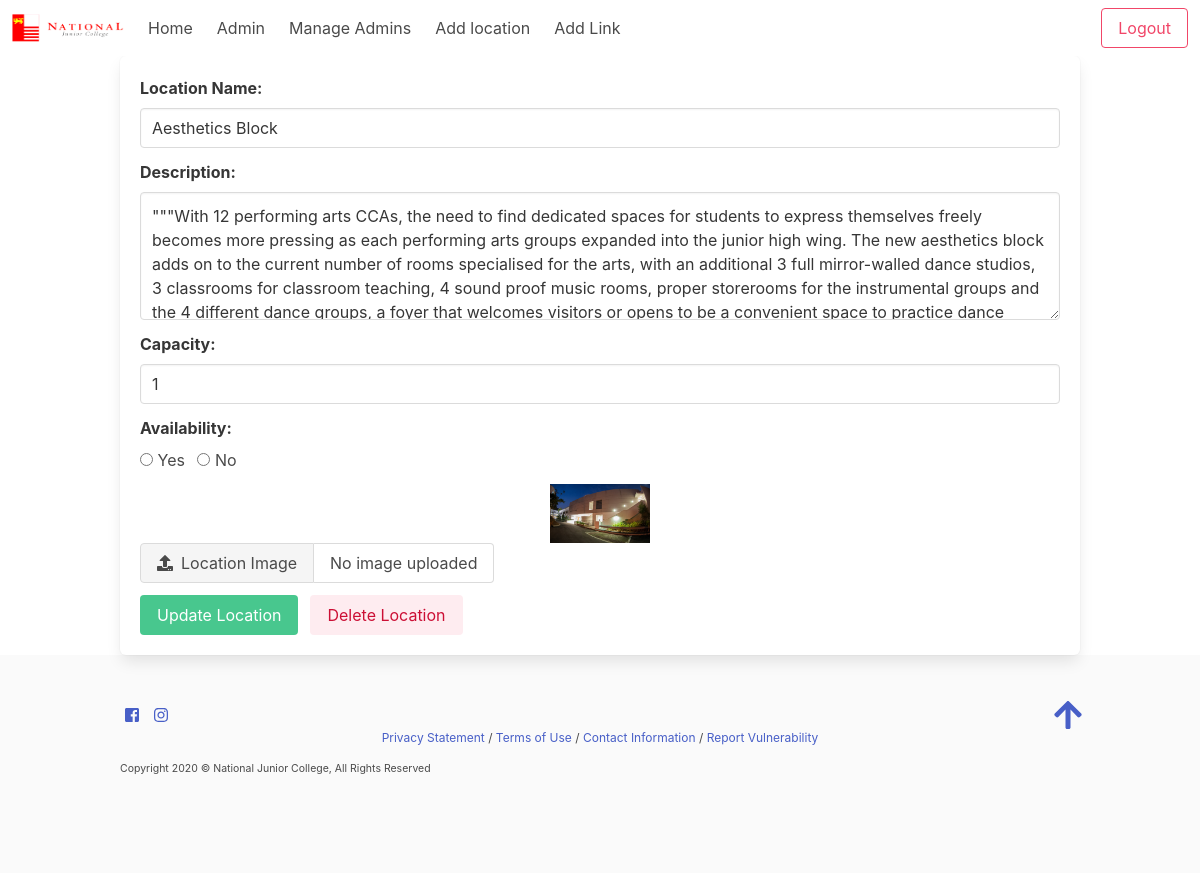
Page /edit/1 (signed in) on the earlier database version.
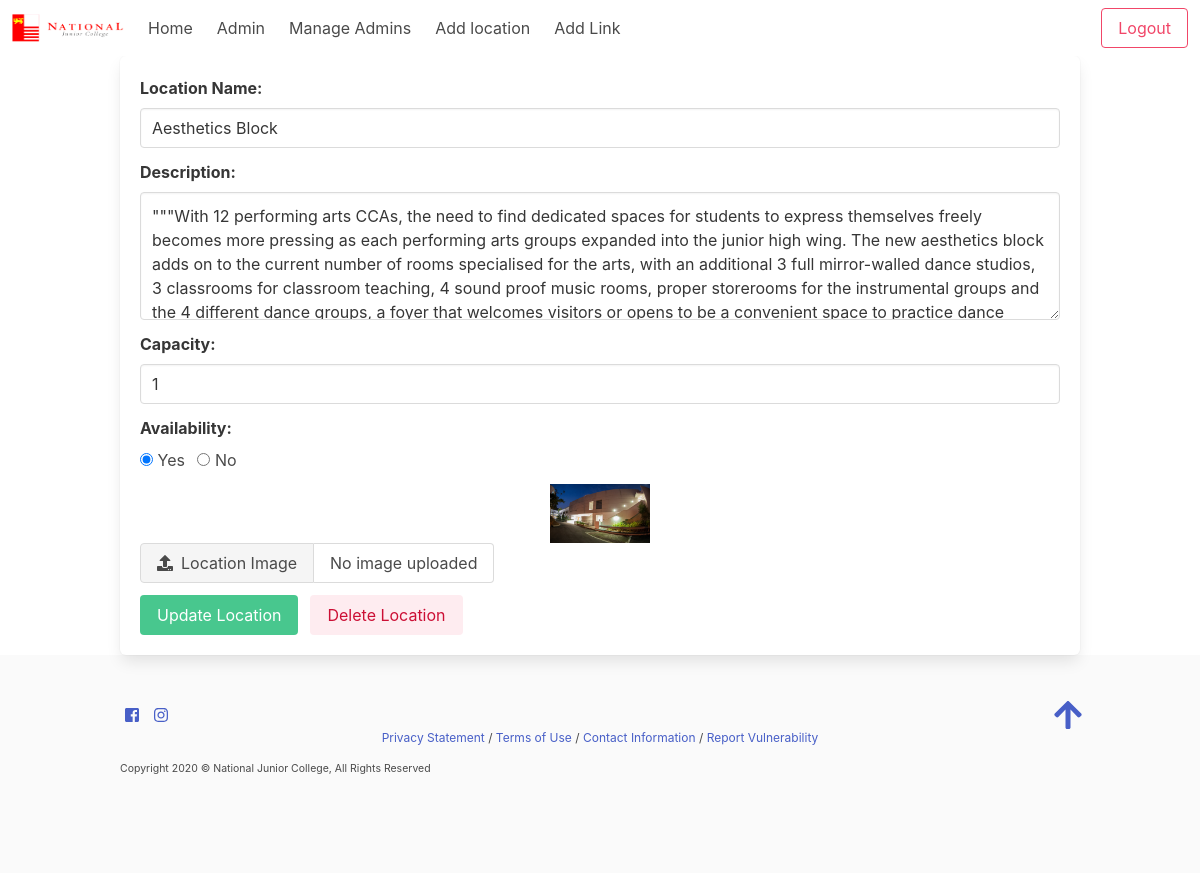
Same page on the later database version.
### tables this page shows
CREATE TABLE "places" (
	"ID"	INTEGER NOT NULL,
	"Name"	TEXT NOT NULL,
	"Description"	TEXT,
	"Capacity"	INTEGER,
	"Availability"	TEXT,
	"Image"	TEXT,
	PRIMARY KEY("ID" AUTOINCREMENT)
);

### app.py (the view)
@ app.route('/edit/<location_id>', methods=['GET', 'POST'])
@login_required
def update_location(location_id):
    if request.method == 'POST':
        image_file_name = ''
        if 'image' in request.files:
            image_file = request.files['image']
            if image_file and allowed_file(image_file.filename):
                image_file_name = secure_filename(image_file.filename)
                image_file.save(app.config['UPLOAD_FOLDER'] + image_file_name)
        try:
            con = open_DB()
            cur = con.cursor()
            if request.form['submit'] == 'update' and image_file_name == '':
                cur.execute('UPDATE places SET name=?, description=?, capacity=?, availability=? WHERE id=?',
                            (request.form['name'], request.form['description'], request.form['capacity'], request.form['availability'], location_id))
            elif request.form['submit'] == 'update' and image_file_name != '':
                cur.execute('UPDATE places SET name=?, description=?, capacity=?, availability=?, image=? where id=?)',
                            (request.form['name'], request.form['description'], request.form['capacity'], request.form['availability'], request.form['image'], location_id))
            elif request.form['submit'] == 'delete':
                cur.execute(
                    'DELETE FROM link WHERE location1 = ? OR location2 = ?', (location_id, location_id))
                cur.execute('DELETE FROM places where id=?', (location_id,))
            con.commit()
            con.close()
        except Exception as e:
            flash(str(e))
        if request.form['submit'] == 'delete':
            return redirect(url_for('admin'))
        return redirect(url_for('view_location', location=location_id))
    else:
        try:
            con = open_DB()
            cur = con.cursor()
            cur.execute('SELECT * FROM places where id=?', (location_id,))
            row = cur.fetchone()
            con.close()
        except Exception as e:
            flash(str(e))
        return render_template('edit_place.html', place=row, Location=location_id)

### app.py (called while the page is built)
def open_DB():
    connection = sqlite3.connect(db_path)
    connection.row_factory = sqlite3.Row
    return connection

def login_required(func):
    @wraps(func)
    def decorated_view(*args, **kwargs):
        if not 'logged_in' in session:
            return redirect(url_for('login'))
        return func(*args, **kwargs)
    return decorated_view

### templates/edit_place.html (shortened to what this page needs)
{% extends "base.html" %}
{% block content %}
<div class="box">
    <form action="{{ url_for('update_location', location_id=place['id']) }}" method="post"
        enctype="multipart/form-data">
        <div class="field">
            <label class="label">Location Name: </label>
            <div class="control">
                <input type="text" class="input" id="name" name="name" value="{{place['name']}}" required>
            </div>
        </div>
        <div class="field">
            <label class="label">Description: </label>
            <div class="control">
                <textarea id="description" name="description" class="textarea"
                    required>{{place['description']}}</textarea>
            </div>
        </div>
        <div class="field">
            <label class="label">Capacity: </label>
            <div class="control">
                <input type="number" class="input" id="capacity" name="capacity" value="{{place['capacity']}}" required>
            </div>
        </div>
        <div class="field">
            <label class="label">Availability: </label>
            <div class="control">
                <label class="radio">
                    <input type="radio" name="availability" required {% if place['availability'] == 'Yes' %}checked{% endif %} value="Yes">
                    Yes
                </label>
                <label class="radio">
                    <input type="radio" name="availability" {% if place['availability'] == 'No' %}checked{% endif %} value="No">
                    No
                </label>
            </div>
        </div>
        <div class="field">
            <figure class="image">
                <image src="/static/images/{{ place['image'] }}" style="width:100px;display:block;margin:auto auto" />
            </figure>
            <div id="image" class="file has-name">
                <label class="file-label">
                    <span class="file-cta">
                        <span class="file-icon">
                            <i class="fas fa-upload"></i>
                        </span>
                        <span class="file-label">
                            Location Image
                        </span>
                    </span>
                    <span class="file-name">
                        No image uploaded
                    </span>
                </label>
            </div>
        </div>
        <div class="field is-grouped">
            <div class="control">
                <button class="button is-success" type="submit" name="submit" value="update">Update
                    Location</button>
            </div>
            <div class="control">
                <button class="button is-danger is-light" name="submit" value="delete">Delete
                    Location</button>
            </div>
        </div>
    </form>
</div>
{% endblock %}

Differences in the rows shown:
changed places "Aesthetics Block": Availability "☐ Yes" → "☑ Yes"
